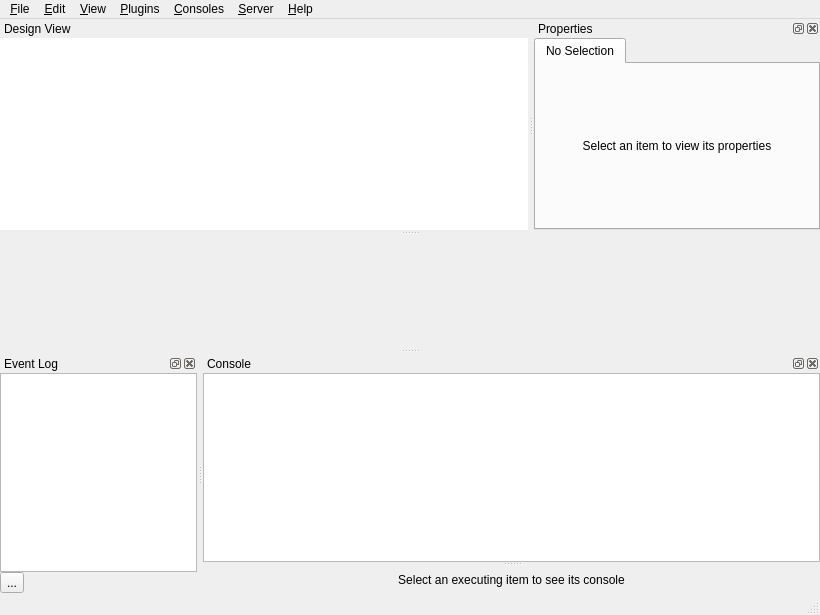
<?xml version="1.0" encoding="UTF-8"?>
<!--
######################################################################################################################
# Copyright (C) 2017-2022 Spine project consortium
# Copyright Spine Toolbox contributors
# This file is part of Spine Toolbox.
# Spine Toolbox is free software: you can redistribute it and\/or modify it under the terms of the GNU Lesser General
# Public License as published by the Free Software Foundation, either version 3 of the License, or (at your option)
# any later version. This program is distributed in the hope that it will be useful, but WITHOUT ANY WARRANTY;
# without even the implied warranty of MERCHANTABILITY or FITNESS FOR A PARTICULAR PURPOSE. See the GNU Lesser General
# Public License for more details. You should have received a copy of the GNU Lesser General Public License along with
# this program. If not, see <http:\/\/www.gnu.org\/licenses\/>.
######################################################################################################################
-->
<ui version="4.0">
 <class>MainWindow</class>
 <widget class="QMainWindow" name="MainWindow">
  <property name="geometry">
   <rect>
    <x>0</x>
    <y>0</y>
    <width>820</width>
    <height>615</height>
   </rect>
  </property>
  <property name="windowTitle">
   <string>Spine Toolbox</string>
  </property>
  <property name="dockNestingEnabled">
   <bool>true</bool>
  </property>
  <widget class="QWidget" name="centralwidget"/>
  <widget class="QMenuBar" name="menubar">
   <property name="geometry">
    <rect>
     <x>0</x>
     <y>0</y>
     <width>820</width>
     <height>33</height>
    </rect>
   </property>
   <property name="nativeMenuBar">
    <bool>false</bool>
   </property>
   <widget class="QMenu" name="menuFile">
    <property name="title">
     <string>&amp;File</string>
    </property>
    <property name="toolTipsVisible">
     <bool>true</bool>
    </property>
    <addaction name="actionNew"/>
    <addaction name="actionOpen"/>
    <addaction name="actionOpen_recent"/>
    <addaction name="actionSave"/>
    <addaction name="actionSave_As"/>
    <addaction name="actionClose"/>
    <addaction name="open_project_settings_action"/>
    <addaction name="separator"/>
    <addaction name="actionNew_DB_editor"/>
    <addaction name="separator"/>
    <addaction name="actionSettings"/>
    <addaction name="separator"/>
    <addaction name="actionQuit"/>
   </widget>
   <widget class="QMenu" name="menuHelp">
    <property name="title">
     <string>&amp;Help</string>
    </property>
    <addaction name="actionUser_Guide"/>
    <addaction name="actionGetting_started"/>
    <addaction name="open_spinedb_api_reference_action"/>
    <addaction name="actionGitHub"/>
    <addaction name="separator"/>
    <addaction name="open_spine_opt_documentation_action"/>
    <addaction name="separator"/>
    <addaction name="actionAbout_Qt"/>
    <addaction name="actionAbout"/>
   </widget>
   <widget class="QMenu" name="menuEdit">
    <property name="title">
     <string>&amp;Edit</string>
    </property>
    <addaction name="actionCopy"/>
    <addaction name="actionPaste"/>
    <addaction name="actionPasteAndDuplicateFiles"/>
    <addaction name="actionDuplicate"/>
    <addaction name="actionDuplicateAndDuplicateFiles"/>
    <addaction name="separator"/>
    <addaction name="actionRemove"/>
    <addaction name="actionRemove_all"/>
   </widget>
   <widget class="QMenu" name="menuView">
    <property name="title">
     <string>&amp;View</string>
    </property>
    <widget class="QMenu" name="menuToolbars">
     <property name="title">
      <string>Toolbars</string>
     </property>
    </widget>
    <widget class="QMenu" name="menuDock_Widgets">
     <property name="title">
      <string>Dock widgets</string>
     </property>
     <addaction name="actionRestore_Dock_Widgets"/>
     <addaction name="separator"/>
    </widget>
    <addaction name="menuToolbars"/>
    <addaction name="menuDock_Widgets"/>
   </widget>
   <widget class="QMenu" name="menuPlugins">
    <property name="title">
     <string>&amp;Plugins</string>
    </property>
    <addaction name="actionInstall_plugin"/>
    <addaction name="actionManage_plugins"/>
    <addaction name="separator"/>
    <addaction name="actionCreate_plugin"/>
   </widget>
   <widget class="QMenu" name="menuConsoles">
    <property name="title">
     <string>&amp;Consoles</string>
    </property>
    <addaction name="actionStart_jupyter_console"/>
    <addaction name="actionStart_default_python_in_basic_console"/>
    <addaction name="actionStart_default_julia_in_basic_console"/>
   </widget>
   <widget class="QMenu" name="menuServer">
    <property name="title">
     <string>&amp;Server</string>
    </property>
    <addaction name="actionRetrieve_project"/>
   </widget>
   <addaction name="menuFile"/>
   <addaction name="menuEdit"/>
   <addaction name="menuView"/>
   <addaction name="menuPlugins"/>
   <addaction name="menuConsoles"/>
   <addaction name="menuServer"/>
   <addaction name="menuHelp"/>
  </widget>
  <widget class="QStatusBar" name="statusbar"/>
  <widget class="QDockWidget" name="dockWidget_eventlog">
   <property name="sizePolicy">
    <sizepolicy hsizetype="Preferred" vsizetype="Preferred">
     <horstretch>0</horstretch>
     <verstretch>0</verstretch>
    </sizepolicy>
   </property>
   <property name="minimumSize">
    <size>
     <width>82</width>
     <height>108</height>
    </size>
   </property>
   <property name="features">
    <set>QDockWidget::DockWidgetFeature::DockWidgetClosable|QDockWidget::DockWidgetFeature::DockWidgetFloatable|QDockWidget::DockWidgetFeature::DockWidgetMovable</set>
   </property>
   <property name="windowTitle">
    <string>Event Log</string>
   </property>
   <attribute name="dockWidgetArea">
    <number>8</number>
   </attribute>
   <widget class="QWidget" name="dockWidgetContents">
    <property name="sizePolicy">
     <sizepolicy hsizetype="Expanding" vsizetype="Expanding">
      <horstretch>0</horstretch>
      <verstretch>0</verstretch>
     </sizepolicy>
    </property>
    <layout class="QVBoxLayout" name="verticalLayout_5">
     <property name="spacing">
      <number>0</number>
     </property>
     <property name="leftMargin">
      <number>0</number>
     </property>
     <property name="topMargin">
      <number>0</number>
     </property>
     <property name="rightMargin">
      <number>0</number>
     </property>
     <property name="bottomMargin">
      <number>0</number>
     </property>
     <item>
      <layout class="QVBoxLayout" name="verticalLayout_7">
       <property name="spacing">
        <number>0</number>
       </property>
       <item>
        <widget class="CustomQTextBrowser" name="textBrowser_eventlog">
         <property name="sizePolicy">
          <sizepolicy hsizetype="Preferred" vsizetype="Preferred">
           <horstretch>0</horstretch>
           <verstretch>0</verstretch>
          </sizepolicy>
         </property>
         <property name="contextMenuPolicy">
          <enum>Qt::ContextMenuPolicy::DefaultContextMenu</enum>
         </property>
         <property name="openLinks">
          <bool>false</bool>
         </property>
        </widget>
       </item>
       <item>
        <widget class="QToolButton" name="toolButton_executions">
         <property name="text">
          <string>...</string>
         </property>
         <property name="icon">
          <iconset resource="resources/resources_icons.qrc">
           <normaloff>:/icons/check-circle.svg</normaloff>:/icons/check-circle.svg</iconset>
         </property>
         <property name="popupMode">
          <enum>QToolButton::ToolButtonPopupMode::InstantPopup</enum>
         </property>
         <property name="toolButtonStyle">
          <enum>Qt::ToolButtonStyle::ToolButtonTextBesideIcon</enum>
         </property>
        </widget>
       </item>
      </layout>
     </item>
    </layout>
   </widget>
  </widget>
  <widget class="QDockWidget" name="dockWidget_console">
   <property name="floating">
    <bool>false</bool>
   </property>
   <property name="windowTitle">
    <string>Console</string>
   </property>
   <attribute name="dockWidgetArea">
    <number>8</number>
   </attribute>
   <widget class="QWidget" name="dockWidgetContents_console">
    <layout class="QVBoxLayout" name="verticalLayout_6">
     <property name="spacing">
      <number>1</number>
     </property>
     <property name="leftMargin">
      <number>0</number>
     </property>
     <property name="topMargin">
      <number>0</number>
     </property>
     <property name="rightMargin">
      <number>0</number>
     </property>
     <property name="bottomMargin">
      <number>0</number>
     </property>
     <item>
      <widget class="QSplitter" name="splitter_console">
       <property name="orientation">
        <enum>Qt::Orientation::Vertical</enum>
       </property>
       <property name="childrenCollapsible">
        <bool>false</bool>
       </property>
       <widget class="QTreeView" name="listView_console_executions">
        <property name="sizePolicy">
         <sizepolicy hsizetype="Expanding" vsizetype="Expanding">
          <horstretch>0</horstretch>
          <verstretch>0</verstretch>
         </sizepolicy>
        </property>
        <property name="font">
         <font>
          <pointsize>11</pointsize>
         </font>
        </property>
       </widget>
       <widget class="QLabel" name="label_no_console">
        <property name="contextMenuPolicy">
         <enum>Qt::ContextMenuPolicy::DefaultContextMenu</enum>
        </property>
        <property name="text">
         <string>Select an executing item to see its console</string>
        </property>
        <property name="alignment">
         <set>Qt::AlignmentFlag::AlignCenter</set>
        </property>
        <property name="wordWrap">
         <bool>true</bool>
        </property>
       </widget>
      </widget>
     </item>
    </layout>
   </widget>
  </widget>
  <widget class="QDockWidget" name="dockWidget_design_view">
   <property name="features">
    <set>QDockWidget::DockWidgetFeature::DockWidgetMovable</set>
   </property>
   <property name="windowTitle">
    <string>Design View</string>
   </property>
   <attribute name="dockWidgetArea">
    <number>4</number>
   </attribute>
   <widget class="QWidget" name="dockWidgetContents_5">
    <layout class="QVBoxLayout" name="verticalLayout_2">
     <property name="spacing">
      <number>0</number>
     </property>
     <property name="leftMargin">
      <number>0</number>
     </property>
     <property name="topMargin">
      <number>0</number>
     </property>
     <property name="rightMargin">
      <number>0</number>
     </property>
     <property name="bottomMargin">
      <number>0</number>
     </property>
     <item>
      <widget class="DesignQGraphicsView" name="graphicsView">
       <property name="frameShape">
        <enum>QFrame::Shape::NoFrame</enum>
       </property>
       <property name="frameShadow">
        <enum>QFrame::Shadow::Raised</enum>
       </property>
       <property name="renderHints">
        <set>QPainter::RenderHint::Antialiasing|QPainter::RenderHint::TextAntialiasing</set>
       </property>
       <property name="dragMode">
        <enum>QGraphicsView::DragMode::RubberBandDrag</enum>
       </property>
       <property name="resizeAnchor">
        <enum>QGraphicsView::ViewportAnchor::AnchorUnderMouse</enum>
       </property>
       <property name="viewportUpdateMode">
        <enum>QGraphicsView::ViewportUpdateMode::FullViewportUpdate</enum>
       </property>
       <property name="rubberBandSelectionMode">
        <enum>Qt::ItemSelectionMode::ContainsItemBoundingRect</enum>
       </property>
      </widget>
     </item>
    </layout>
   </widget>
  </widget>
  <widget class="QDockWidget" name="dockWidget_item">
   <property name="minimumSize">
    <size>
     <width>139</width>
     <height>101</height>
    </size>
   </property>
   <property name="windowTitle">
    <string>Properties</string>
   </property>
   <attribute name="dockWidgetArea">
    <number>4</number>
   </attribute>
   <widget class="QWidget" name="dockWidgetContents_3">
    <layout class="QVBoxLayout" name="verticalLayout">
     <property name="spacing">
      <number>6</number>
     </property>
     <property name="leftMargin">
      <number>0</number>
     </property>
     <property name="topMargin">
      <number>0</number>
     </property>
     <property name="rightMargin">
      <number>0</number>
     </property>
     <property name="bottomMargin">
      <number>0</number>
     </property>
     <item>
      <widget class="QTabWidget" name="tabWidget_item_properties">
       <property name="styleSheet">
        <string notr="true"/>
       </property>
       <property name="currentIndex">
        <number>0</number>
       </property>
       <widget class="QWidget" name="tab_no_selection">
        <attribute name="title">
         <string>No Selection</string>
        </attribute>
        <layout class="QVBoxLayout" name="verticalLayout_14">
         <property name="leftMargin">
          <number>0</number>
         </property>
         <property name="topMargin">
          <number>0</number>
         </property>
         <property name="rightMargin">
          <number>0</number>
         </property>
         <property name="bottomMargin">
          <number>0</number>
         </property>
         <item>
          <widget class="QLabel" name="label_no_selection">
           <property name="text">
            <string>Select an item to view its properties</string>
           </property>
           <property name="alignment">
            <set>Qt::AlignmentFlag::AlignCenter</set>
           </property>
           <property name="wordWrap">
            <bool>true</bool>
           </property>
          </widget>
         </item>
        </layout>
       </widget>
      </widget>
     </item>
    </layout>
   </widget>
  </widget>
  <action name="actionQuit">
   <property name="icon">
    <iconset resource="resources/resources_icons.qrc">
     <normaloff>:/icons/menu_icons/window-close.svg</normaloff>:/icons/menu_icons/window-close.svg</iconset>
   </property>
   <property name="text">
    <string>Quit</string>
   </property>
   <property name="toolTip">
    <string>&lt;html&gt;&lt;head/&gt;&lt;body&gt;&lt;p&gt;Quit&lt;/p&gt;&lt;/body&gt;&lt;/html&gt;</string>
   </property>
   <property name="shortcut">
    <string>Ctrl+Q</string>
   </property>
  </action>
  <action name="actionDocumentation">
   <property name="text">
    <string>Documentation</string>
   </property>
  </action>
  <action name="actionAbout">
   <property name="icon">
    <iconset resource="resources/resources_icons.qrc">
     <normaloff>:/icons/menu_icons/info-circle.svg</normaloff>:/icons/menu_icons/info-circle.svg</iconset>
   </property>
   <property name="text">
    <string>About...</string>
   </property>
   <property name="shortcut">
    <string>F12</string>
   </property>
  </action>
  <action name="actionSave">
   <property name="icon">
    <iconset resource="resources/resources_icons.qrc">
     <normaloff>:/icons/menu_icons/save_solid.svg</normaloff>:/icons/menu_icons/save_solid.svg</iconset>
   </property>
   <property name="text">
    <string>Save project</string>
   </property>
   <property name="toolTip">
    <string>&lt;html&gt;&lt;head/&gt;&lt;body&gt;&lt;p&gt;Save project&lt;/p&gt;&lt;/body&gt;&lt;/html&gt;</string>
   </property>
   <property name="shortcut">
    <string>Ctrl+S</string>
   </property>
  </action>
  <action name="actionSave_As">
   <property name="icon">
    <iconset resource="resources/resources_icons.qrc">
     <normaloff>:/icons/menu_icons/save_regular.svg</normaloff>:/icons/menu_icons/save_regular.svg</iconset>
   </property>
   <property name="text">
    <string>Save project as...</string>
   </property>
   <property name="toolTip">
    <string>&lt;html&gt;&lt;head/&gt;&lt;body&gt;&lt;p&gt;Save project in another directory&lt;/p&gt;&lt;/body&gt;&lt;/html&gt;</string>
   </property>
   <property name="shortcut">
    <string>Ctrl+Shift+S</string>
   </property>
  </action>
  <action name="actionOpen">
   <property name="icon">
    <iconset resource="resources/resources_icons.qrc">
     <normaloff>:/icons/menu_icons/folder-open-solid.svg</normaloff>:/icons/menu_icons/folder-open-solid.svg</iconset>
   </property>
   <property name="text">
    <string>Open project...</string>
   </property>
   <property name="toolTip">
    <string>&lt;html&gt;&lt;head/&gt;&lt;body&gt;&lt;p&gt;Open existing project&lt;/p&gt;&lt;/body&gt;&lt;/html&gt;</string>
   </property>
   <property name="shortcut">
    <string>Ctrl+O</string>
   </property>
  </action>
  <action name="actionNew">
   <property name="icon">
    <iconset resource="resources/resources_icons.qrc">
     <normaloff>:/icons/menu_icons/file.svg</normaloff>:/icons/menu_icons/file.svg</iconset>
   </property>
   <property name="text">
    <string>New project...</string>
   </property>
   <property name="toolTip">
    <string>&lt;html&gt;&lt;head/&gt;&lt;body&gt;&lt;p&gt;Create new project&lt;/p&gt;&lt;/body&gt;&lt;/html&gt;</string>
   </property>
   <property name="shortcut">
    <string>Ctrl+N</string>
   </property>
  </action>
  <action name="actionSettings">
   <property name="icon">
    <iconset resource="resources/resources_icons.qrc">
     <normaloff>:/icons/menu_icons/cog.svg</normaloff>:/icons/menu_icons/cog.svg</iconset>
   </property>
   <property name="text">
    <string>Settings...</string>
   </property>
   <property name="toolTip">
    <string>&lt;html&gt;&lt;head/&gt;&lt;body&gt;&lt;p&gt;Open application and project settings&lt;/p&gt;&lt;/body&gt;&lt;/html&gt;</string>
   </property>
   <property name="shortcut">
    <string>Ctrl+,</string>
   </property>
  </action>
  <action name="actionItem_Toolbar">
   <property name="text">
    <string>Item Toolbar</string>
   </property>
  </action>
  <action name="actionAdd_Item_Toolbar">
   <property name="text">
    <string>Add Item Toolbar</string>
   </property>
   <property name="toolTip">
    <string>&lt;html&gt;&lt;head/&gt;&lt;body&gt;&lt;p&gt;Make Add Item Toolbar visible&lt;/p&gt;&lt;/body&gt;&lt;/html&gt;</string>
   </property>
  </action>
  <action name="actionEvent_Log">
   <property name="checkable">
    <bool>false</bool>
   </property>
   <property name="checked">
    <bool>false</bool>
   </property>
   <property name="text">
    <string>Event Log</string>
   </property>
   <property name="toolTip">
    <string>&lt;html&gt;&lt;head/&gt;&lt;body&gt;&lt;p&gt;Make Event Log widget visible&lt;/p&gt;&lt;/body&gt;&lt;/html&gt;</string>
   </property>
  </action>
  <action name="actionSubprocess_Output">
   <property name="text">
    <string>Subprocess Output</string>
   </property>
   <property name="toolTip">
    <string>&lt;html&gt;&lt;head/&gt;&lt;body&gt;&lt;p&gt;Make Subprocess Output widget visible&lt;/p&gt;&lt;/body&gt;&lt;/html&gt;</string>
   </property>
  </action>
  <action name="actionSelected_Item">
   <property name="text">
    <string>Selected Item</string>
   </property>
   <property name="toolTip">
    <string>&lt;html&gt;&lt;head/&gt;&lt;body&gt;&lt;p&gt;Make Selected Item widget visible&lt;/p&gt;&lt;/body&gt;&lt;/html&gt;</string>
   </property>
  </action>
  <action name="actionJulia_REPL">
   <property name="text">
    <string>Julia REPL</string>
   </property>
   <property name="toolTip">
    <string>&lt;html&gt;&lt;head/&gt;&lt;body&gt;&lt;p&gt;Make Julia REPL widget visible&lt;/p&gt;&lt;/body&gt;&lt;/html&gt;</string>
   </property>
  </action>
  <action name="actionUser_Guide">
   <property name="icon">
    <iconset resource="resources/resources_icons.qrc">
     <normaloff>:/icons/menu_icons/question-circle.svg</normaloff>:/icons/menu_icons/question-circle.svg</iconset>
   </property>
   <property name="text">
    <string>User guide</string>
   </property>
   <property name="shortcut">
    <string>F1</string>
   </property>
  </action>
  <action name="actionRestore_Dock_Widgets">
   <property name="text">
    <string>Restore Dock Widgets</string>
   </property>
   <property name="toolTip">
    <string>&lt;html&gt;&lt;head/&gt;&lt;body&gt;&lt;p&gt;Dock all floating and/or hidden dock widgets back to main window.&lt;/p&gt;&lt;/body&gt;&lt;/html&gt;</string>
   </property>
  </action>
  <action name="actionAbout_Qt">
   <property name="icon">
    <iconset resource="resources/resources_icons.qrc">
     <normaloff>:/icons/qt_extended_48x48.png</normaloff>:/icons/qt_extended_48x48.png</iconset>
   </property>
   <property name="text">
    <string>About Qt...</string>
   </property>
   <property name="shortcut">
    <string>F11</string>
   </property>
  </action>
  <action name="actionRemove_all">
   <property name="icon">
    <iconset resource="resources/resources_icons.qrc">
     <normaloff>:/icons/menu_icons/trash-alt.svg</normaloff>:/icons/menu_icons/trash-alt.svg</iconset>
   </property>
   <property name="text">
    <string>Remove all</string>
   </property>
   <property name="toolTip">
    <string>&lt;html&gt;&lt;head/&gt;&lt;body&gt;&lt;p&gt;Remove all project items&lt;/p&gt;&lt;/body&gt;&lt;/html&gt;</string>
   </property>
  </action>
  <action name="actionGetting_started">
   <property name="icon">
    <iconset resource="resources/resources_icons.qrc">
     <normaloff>:/icons/menu_icons/question-circle.svg</normaloff>:/icons/menu_icons/question-circle.svg</iconset>
   </property>
   <property name="text">
    <string>Getting started</string>
   </property>
   <property name="shortcut">
    <string>F3</string>
   </property>
  </action>
  <action name="actionOpen_recent">
   <property name="icon">
    <iconset resource="resources/resources_icons.qrc">
     <normaloff>:/icons/menu_icons/history.svg</normaloff>:/icons/menu_icons/history.svg</iconset>
   </property>
   <property name="text">
    <string>Open recent</string>
   </property>
   <property name="toolTip">
    <string>&lt;html&gt;&lt;head/&gt;&lt;body&gt;&lt;p&gt;Open recent project&lt;/p&gt;&lt;/body&gt;&lt;/html&gt;</string>
   </property>
  </action>
  <action name="actionCopy">
   <property name="text">
    <string>Copy</string>
   </property>
   <property name="toolTip">
    <string>&lt;html&gt;&lt;head/&gt;&lt;body&gt;&lt;p&gt;Copy project item(s)&lt;/p&gt;&lt;/body&gt;&lt;/html&gt;</string>
   </property>
   <property name="shortcut">
    <string>Ctrl+C</string>
   </property>
  </action>
  <action name="actionPaste">
   <property name="text">
    <string>Paste</string>
   </property>
   <property name="toolTip">
    <string>&lt;html&gt;&lt;head/&gt;&lt;body&gt;&lt;p&gt;Paste project item(s)&lt;/p&gt;&lt;/body&gt;&lt;/html&gt;</string>
   </property>
   <property name="shortcut">
    <string>Ctrl+V</string>
   </property>
  </action>
  <action name="actionDuplicate">
   <property name="text">
    <string>Duplicate</string>
   </property>
   <property name="toolTip">
    <string>&lt;html&gt;&lt;head/&gt;&lt;body&gt;&lt;p&gt;Duplicate project item(s)&lt;/p&gt;&lt;/body&gt;&lt;/html&gt;</string>
   </property>
   <property name="shortcut">
    <string>Ctrl+D</string>
   </property>
  </action>
  <action name="actionLive_tutorial">
   <property name="icon">
    <iconset resource="resources/resources_icons.qrc">
     <normaloff>:/icons/menu_icons/question-circle.svg</normaloff>:/icons/menu_icons/question-circle.svg</iconset>
   </property>
   <property name="text">
    <string>Live tutorial</string>
   </property>
   <property name="shortcut">
    <string>Shift+F2</string>
   </property>
  </action>
  <action name="actionRemove">
   <property name="text">
    <string>Remove</string>
   </property>
   <property name="toolTip">
    <string>&lt;html&gt;&lt;head/&gt;&lt;body&gt;&lt;p&gt;Remove project item(s)&lt;/p&gt;&lt;/body&gt;&lt;/html&gt;</string>
   </property>
   <property name="shortcut">
    <string>Del</string>
   </property>
  </action>
  <action name="actionOpen_project_directory">
   <property name="text">
    <string>Open project directory...</string>
   </property>
   <property name="toolTip">
    <string>&lt;html&gt;&lt;head/&gt;&lt;body&gt;&lt;p&gt;Open project directory in file browser&lt;/p&gt;&lt;/body&gt;&lt;/html&gt;</string>
   </property>
  </action>
  <action name="actionOpen_item_directory">
   <property name="text">
    <string>Open item directory...</string>
   </property>
   <property name="toolTip">
    <string>&lt;html&gt;&lt;head/&gt;&lt;body&gt;&lt;p&gt;Open item directory in file browser&lt;/p&gt;&lt;/body&gt;&lt;/html&gt;</string>
   </property>
  </action>
  <action name="actionRename_item">
   <property name="text">
    <string>Rename...</string>
   </property>
   <property name="toolTip">
    <string>&lt;html&gt;&lt;head/&gt;&lt;body&gt;&lt;p&gt;Rename project item&lt;/p&gt;&lt;/body&gt;&lt;/html&gt;</string>
   </property>
  </action>
  <action name="actionNew_DB_editor">
   <property name="icon">
    <iconset resource="resources/resources_icons.qrc">
     <normaloff>:/icons/database-edit.svg</normaloff>:/icons/database-edit.svg</iconset>
   </property>
   <property name="text">
    <string>New DB editor</string>
   </property>
   <property name="toolTip">
    <string>&lt;html&gt;&lt;head/&gt;&lt;body&gt;&lt;p&gt;Open Spine Db Editor&lt;/p&gt;&lt;/body&gt;&lt;/html&gt;</string>
   </property>
  </action>
  <action name="actionPasteAndDuplicateFiles">
   <property name="text">
    <string>Paste and duplicate files</string>
   </property>
   <property name="toolTip">
    <string>&lt;html&gt;&lt;head/&gt;&lt;body&gt;&lt;p&gt;Paste project item(s) and duplicate files&lt;/p&gt;&lt;/body&gt;&lt;/html&gt;</string>
   </property>
   <property name="shortcut">
    <string>Ctrl+Shift+V</string>
   </property>
  </action>
  <action name="actionDuplicateAndDuplicateFiles">
   <property name="text">
    <string>Duplicate and duplicate files</string>
   </property>
   <property name="toolTip">
    <string>&lt;html&gt;&lt;head/&gt;&lt;body&gt;&lt;p&gt;Duplicate project item(s) and duplicate files&lt;/p&gt;&lt;/body&gt;&lt;/html&gt;</string>
   </property>
   <property name="shortcut">
    <string>Ctrl+Shift+D</string>
   </property>
  </action>
  <action name="actionInstall_plugin">
   <property name="text">
    <string>Install plugin...</string>
   </property>
  </action>
  <action name="actionManage_plugins">
   <property name="text">
    <string>Manage plugins...</string>
   </property>
  </action>
  <action name="actionCreate_plugin">
   <property name="enabled">
    <bool>false</bool>
   </property>
   <property name="text">
    <string>Create plugin...</string>
   </property>
   <property name="visible">
    <bool>false</bool>
   </property>
  </action>
  <action name="actionClose">
   <property name="icon">
    <iconset resource="resources/resources_icons.qrc">
     <normaloff>:/icons/menu_icons/door-closed.svg</normaloff>:/icons/menu_icons/door-closed.svg</iconset>
   </property>
   <property name="text">
    <string>Close project</string>
   </property>
   <property name="toolTip">
    <string>&lt;html&gt;&lt;head/&gt;&lt;body&gt;&lt;p&gt;Close current project&lt;/p&gt;&lt;/body&gt;&lt;/html&gt;</string>
   </property>
  </action>
  <action name="open_project_settings_action">
   <property name="icon">
    <iconset resource="resources/resources_icons.qrc">
     <normaloff>:/icons/menu_icons/exchange-alt.svg</normaloff>:/icons/menu_icons/exchange-alt.svg</iconset>
   </property>
   <property name="text">
    <string>Project settings...</string>
   </property>
   <property name="toolTip">
    <string>Open project settings dialog.</string>
   </property>
  </action>
  <action name="actionExecute_project">
   <property name="icon">
    <iconset resource="resources/resources_icons.qrc">
     <normaloff>:/icons/menu_icons/play-circle-solid.svg</normaloff>:/icons/menu_icons/play-circle-solid.svg</iconset>
   </property>
   <property name="text">
    <string>Project</string>
   </property>
   <property name="toolTip">
    <string>Execute all items in project.</string>
   </property>
   <property name="shortcut">
    <string>Shift+F9</string>
   </property>
  </action>
  <action name="actionExecute_selection">
   <property name="icon">
    <iconset resource="resources/resources_icons.qrc">
     <normaloff>:/icons/menu_icons/play-circle-regular.svg</normaloff>:/icons/menu_icons/play-circle-regular.svg</iconset>
   </property>
   <property name="text">
    <string>Selection</string>
   </property>
   <property name="toolTip">
    <string>Execute selected items.</string>
   </property>
   <property name="shortcut">
    <string>F9</string>
   </property>
  </action>
  <action name="actionStop_execution">
   <property name="icon">
    <iconset resource="resources/resources_icons.qrc">
     <normaloff>:/icons/menu_icons/stop-circle-regular.svg</normaloff>:/icons/menu_icons/stop-circle-regular.svg</iconset>
   </property>
   <property name="text">
    <string>Stop</string>
   </property>
   <property name="toolTip">
    <string>Stop execution.</string>
   </property>
   <property name="shortcut">
    <string>F10</string>
   </property>
  </action>
  <action name="actionTake_link">
   <property name="text">
    <string>Take link</string>
   </property>
   <property name="toolTip">
    <string>Change link's destination.</string>
   </property>
  </action>
  <action name="actionRetrieve_project">
   <property name="text">
    <string>Retrieve project</string>
   </property>
  </action>
  <action name="actionStart_jupyter_console">
   <property name="icon">
    <iconset resource="resources/resources_icons.qrc">
     <normaloff>:/icons/desktop.svg</normaloff>:/icons/desktop.svg</iconset>
   </property>
   <property name="text">
    <string>Start Jupyter Console</string>
   </property>
  </action>
  <action name="actionGitHub">
   <property name="icon">
    <iconset resource="resources/resources_icons.qrc">
     <normaloff>:/icons/menu_icons/github-mark.svg</normaloff>:/icons/menu_icons/github-mark.svg</iconset>
   </property>
   <property name="text">
    <string>GitHub</string>
   </property>
   <property name="toolTip">
    <string>&lt;html&gt;&lt;head/&gt;&lt;body&gt;&lt;p&gt;Open Spine-Toolbox repository in GitHub&lt;/p&gt;&lt;/body&gt;&lt;/html&gt;</string>
   </property>
  </action>
  <action name="actionStart_default_python_in_basic_console">
   <property name="icon">
    <iconset resource="resources/resources_icons.qrc">
     <normaloff>:/icons/menu_icons/terminal.svg</normaloff>:/icons/menu_icons/terminal.svg</iconset>
   </property>
   <property name="text">
    <string>Start Default Python in Basic Console</string>
   </property>
  </action>
  <action name="actionStart_default_julia_in_basic_console">
   <property name="icon">
    <iconset resource="resources/resources_icons.qrc">
     <normaloff>:/icons/menu_icons/terminal.svg</normaloff>:/icons/menu_icons/terminal.svg</iconset>
   </property>
   <property name="text">
    <string>Start Default Julia in Basic Console</string>
   </property>
  </action>
  <action name="open_spinedb_api_reference_action">
   <property name="icon">
    <iconset resource="resources/resources_icons.qrc">
     <normaloff>:/icons/menu_icons/question-circle.svg</normaloff>:/icons/menu_icons/question-circle.svg</iconset>
   </property>
   <property name="text">
    <string>Spine DB API reference</string>
   </property>
  </action>
  <action name="open_spine_opt_documentation_action">
   <property name="icon">
    <iconset resource="resources/resources_icons.qrc">
     <normaloff>:/symbols/SpineOpt.png</normaloff>:/symbols/SpineOpt.png</iconset>
   </property>
   <property name="text">
    <string>SpineOpt documentation</string>
   </property>
  </action>
 </widget>
 <customwidgets>
  <customwidget>
   <class>DesignQGraphicsView</class>
   <extends>QGraphicsView</extends>
   <header>spinetoolbox/widgets/custom_qgraphicsviews.h</header>
  </customwidget>
  <customwidget>
   <class>CustomQTextBrowser</class>
   <extends>QTextBrowser</extends>
   <header>spinetoolbox/widgets/custom_qtextbrowser.h</header>
  </customwidget>
 </customwidgets>
 <tabstops>
  <tabstop>graphicsView</tabstop>
  <tabstop>textBrowser_eventlog</tabstop>
  <tabstop>listView_console_executions</tabstop>
  <tabstop>toolButton_executions</tabstop>
  <tabstop>tabWidget_item_properties</tabstop>
 </tabstops>
 <resources>
  <include location="resources/resources_icons.qrc"/>
 </resources>
 <connections/>
</ui>
